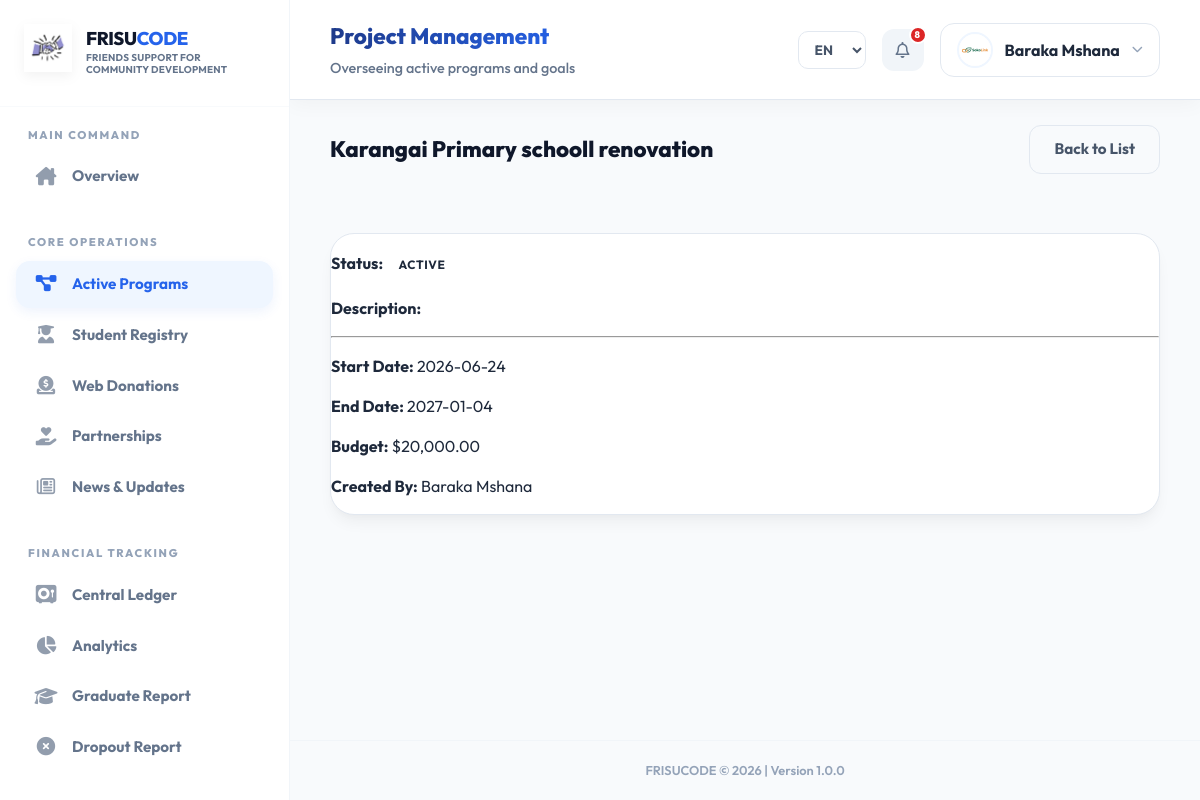
The app's page /system/projects/view.php?id=2 (signed in) with its own data.
### tables this page shows
CREATE TABLE `users` (
  `id` int(11) NOT NULL,
  `full_name` varchar(100) NOT NULL,
  `email` varchar(100) NOT NULL,
  `profile_picture` varchar(255) DEFAULT NULL,
  `phone` varchar(30) DEFAULT NULL,
  `address` text DEFAULT NULL,
  `password` varchar(255) NOT NULL,
  `role` enum('super_admin','director','project_manager','finance','me_officer','field_officer','donor','guest') NOT NULL DEFAULT 'guest',
  `status` enum('active','inactive') DEFAULT 'active',
  `preferred_language` enum('en','sw','de','fr','es') DEFAULT 'en',
  `last_login` datetime DEFAULT NULL,
  `created_at` timestamp NOT NULL DEFAULT current_timestamp(),
  `updated_at` timestamp NOT NULL DEFAULT current_timestamp() ON UPDATE current_timestamp()
);

CREATE TABLE `projects` (
  `id` int(11) NOT NULL,
  `title` varchar(200) NOT NULL,
  `description` text DEFAULT NULL,
  `start_date` date DEFAULT NULL,
  `end_date` date DEFAULT NULL,
  `budget` decimal(15,2) DEFAULT 0.00,
  `status` enum('planning','active','completed','cancelled') DEFAULT 'planning',
  `created_by` int(11) DEFAULT NULL,
  `created_at` timestamp NOT NULL DEFAULT current_timestamp(),
  `updated_at` timestamp NOT NULL DEFAULT current_timestamp() ON UPDATE current_timestamp()
);

### system/projects/view.php (the view, shortened to what this page needs)
<?php
require_once __DIR__ . '/../auth/auth_check.php';
require_once __DIR__ . '/../config/db.php';
$id = $_GET['id'] ?? null;
$stmt = $pdo->prepare("SELECT p.*, u.full_name as created_by_name FROM projects p LEFT JOIN users u ON p.created_by = u.id WHERE p.id = ?");
$stmt->execute([$id]);
$project = $stmt->fetch();
?>
<!DOCTYPE html>
<html lang="<?= htmlspecialchars($lang ?? 'en') ?>">
<head>
    <link rel="stylesheet" href="../../assets/css/system-dashboard.css">
    <link rel="stylesheet" href="https://cdnjs.cloudflare.com/ajax/libs/font-awesome/6.5.1/css/all.min.css">
</head>
<body>
<div class="dashboard-layout">
    <div class="main">
        <?php include __DIR__ . '/../partials/header.php'; ?>
        <div class="page-header">
            <h2><?php echo htmlspecialchars($project['title']); ?></h2>
            <a href="index.php" class="btn-secondary">Back to List</a>
        </div>
        <div class="content-box">
            <div class="project-details">
                <p><strong>Status:</strong> <span class="badge"><?php echo ucfirst($project['status']); ?></span></p>
                <p><strong>Description:</strong></p>
                <hr>
                <p><strong>Start Date:</strong> <?php echo $project['start_date']; ?></p>
                <p><strong>End Date:</strong> <?php echo $project['end_date'] ?: 'Ongoing'; ?></p>
                <p><strong>Budget:</strong> $<?php echo number_format($project['budget'], 2); ?></p>
                <p><strong>Created By:</strong> <?php echo htmlspecialchars($project['created_by_name'] ?? 'Unknown'); ?></p>
            </div>
        </div>
        <?php include __DIR__ . '/../partials/footer.php'; ?>
    </div>
</div>
</body>
</html>

### system/partials/header.php (shortened to what this page needs)
<?php
$current_url = $_SERVER['REQUEST_URI'];
$title_data = ['title' => __('System Module'), 'sub' => __('FRISUCODE Smart Office')];
if (strpos($current_url, '/dashboards/super_admin.php') !== false) {
    $title_data = ['title' => __('Executive Dashboard'), 'sub' => __('Real-time overview of organization impact')];
} elseif (strpos($current_url, '/dashboards/staff.php') !== false) {
    $title_data = ['title' => __('Staff Dashboard'), 'sub' => __('Your workspace and assigned tasks')];
} elseif (strpos($current_url, '/dashboards/project_manager.php') !== false) {
    $title_data = ['title' => __('Project Manager Dashboard'), 'sub' => __('Manage active programs and resources')];
} elseif (strpos($current_url, '/dashboards/donor.php') !== false) {
    $title_data = ['title' => __('Donor Portal'), 'sub' => __('Your impact and contribution overview')];
} elseif (strpos($current_url, '/dashboards/finance.php') !== false) {
    $title_data = ['title' => __('Finance Dashboard'), 'sub' => __('Real-time financial control and oversight')];
} elseif (strpos($current_url, '/projects/') !== false) {
    if (strpos($current_url, 'create.php') !== false) {
        $title_data = ['title' => __('New Program'), 'sub' => __('Initiating a community initiative')];
    } else {
        $title_data = ['title' => __('Project Management'), 'sub' => __('Overseeing active programs and goals')];
    }
} elseif (strpos($current_url, '/beneficiaries/') !== false) {
    if (strpos($current_url, 'create.php') !== false) {
        $title_data = ['title' => __('Student Registration'), 'sub' => __('Adding a new beneficiary to the database')];
    } else {
        $title_data = ['title' => __('Student Registry'), 'sub' => __('Managing sponsored students and progress')];
    }
} elseif (strpos($current_url, '/finance/') !== false) {
    if (strpos($current_url, 'create.php') !== false) {
        $title_data = ['title' => __('New Entry'), 'sub' => __('Recording financial movement in the ledger')];
    } else {
        $title_data = ['title' => __('Financial Ledger'), 'sub' => __('Tracking organizational inflow and outflow')];
    }
} elseif (strpos($current_url, '/donations/') !== false) {
    $title_data = ['title' => __('Public Contributions'), 'sub' => __('Reviewing donations received from the website')];
} elseif (strpos($current_url, '/donors/') !== false) {
    $title_data = ['title' => __('Partner Registry'), 'sub' => __('Managing official sponsors and partner organizations')];
} elseif (strpos($current_url, '/reports/') !== false) {
    $title_data = ['title' => __('Impact Analytics'), 'sub' => __('Data-driven insights and reporting')];
} elseif (strpos($current_url, '/users/') !== false) {
    $title_data = ['title' => __('Staff Directory'), 'sub' => __('Managing system access and personnel roles')];
} elseif (strpos($current_url, '/settings/') !== false) {
    $title_data = ['title' => __('Global Settings'), 'sub' => __('System-wide configurations and branding')];
}
$adminName = $_SESSION['user_name'] ?? 'Admin User';
$lang = $_SESSION['lang'] ?? 'en';
?>
<header class="topbar">
    <div>
        <h1><?= $title_data['title'] ?></h1>
        <p><?= $title_data['sub'] ?></p>
    </div>
    <div class="top-actions">
        <form method="get" class="lang-select">
            <select name="lang" onchange="this.form.submit()">
                <option value="en" <?= ($lang ?? 'en')=='en'?'selected':'' ?>>EN</option>
            </select>
        </form>
        <?php
        $headerNotifs = [];
        if (isset($pdo)) {
            try {
                $stmt = $pdo->query("SELECT id, full_name, registered_at FROM beneficiaries ORDER BY registered_at DESC LIMIT 5");
                while ($row = $stmt->fetch(PDO::FETCH_ASSOC)) {
                    $headerNotifs[] = [
                        'time' => strtotime($row['registered_at'])
                    ];
                }
                $stmt = $pdo->query("SELECT id, title, created_at FROM projects ORDER BY created_at DESC LIMIT 5");
                while ($row = $stmt->fetch(PDO::FETCH_ASSOC)) {
                    $headerNotifs[] = [
                        'time' => strtotime($row['created_at'])
                    ];
                }
            } catch (PDOException $e) {}
        }
        $headerNotifCount = count($headerNotifs);
        ?>
        <a href="/frisucode_ms/system/notifications/index.php" class="icon-btn" title="<?= __('System Notifications') ?>">
            <i class="fa-regular fa-bell"></i>
            <?php if($headerNotifCount > 0): ?>
                <span class="badge"><?= $headerNotifCount ?></span>
            <?php endif; ?>
        </a>
        <div class="profile">
            <div class="profile-trigger">
                <?php
                $sysUserId = $_SESSION['user_id'] ?? null;
                $pPic = null;
                if ($sysUserId && isset($pdo)) {
                    try {
                        $usrStmt = $pdo->prepare("SELECT profile_picture FROM users WHERE id = ?");
                        $usrStmt->execute([$sysUserId]);
                        $pPic = $usrStmt->fetchColumn();
                    } catch(PDOException $e) {}
                }
                if (!empty($pPic)): ?>
                    <img src="<?= htmlspecialchars($pPic) ?>" alt="Profile" style="width: 36px; height: 36px; border-radius: 50%; object-fit: cover; border: 2px solid var(--primary-light);">
                <?php else: ?>
                    <div class="profile-img-circle">
                        <?= strtoupper(substr($adminName, 0, 1)) ?>
                    </div>
                <?php endif; ?>
                <span style="font-weight: 700; color: #1e293b;"><?= htmlspecialchars($adminName) ?></span>
                <i class="fa-solid fa-chevron-down" style="font-size: 0.7rem; color: #94a3b8;"></i>
            </div>
        </div>
    </div>
</header>

### assets/css/system-dashboard.css (style rules this page uses)
* { box-sizing: border-box; font-family: 'Outfit', 'Inter', system-ui, -apple-system, sans-serif; }
:root { --primary: #2563eb; --primary-light: #eff6ff; --primary-dark: #1e4fd8; --success: #16a34a; --warning: #f59e0b; --danger: #dc2626; --bg-main: #f8fafc; --sidebar-bg: #ffffff; --card-shadow: 0 10px 15px -3px rgba(0, 0, 0, 0.05), 0 4px 6px -2px rgba(0, 0, 0, 0.02); --glass-bg: rgba(255, 255, 255, 0.8); --glass-border: rgba(226, 232, 240, 0.5); }
@media (min-width: 769px) { html, body { height: 100vh !important; overflow: hidden !important; margin: 0; padding: 0; } }
body { background: var(--bg-main); color: #1e293b; line-height: 1.5; margin: 0; }
.dashboard-layout { display: flex; height: 100vh; width: 100vw; overflow: hidden; position: fixed; top: 0; left: 0; }
.main { flex: 1; height: 100vh; overflow-y: auto; background: #f8fafc; display: flex; flex-direction: column; }
.topbar { display: flex; align-items: center; justify-content: space-between; padding: 20px 40px; background: rgba(255, 255, 255, 0.95); backdrop-filter: blur(12px); -webkit-backdrop-filter: blur(12px); border-bottom: 1px solid #e2e8f0; box-shadow: 0 4px 20px rgba(0, 0, 0, 0.04); position: sticky; top: 0; z-index: 1000; }
.topbar h1 { font-size: 1.4rem; margin: 0; font-weight: 800; background: linear-gradient(90deg, #1e3a8a, #2563eb); -webkit-background-clip: text; background-clip: text; -webkit-text-fill-color: transparent; }
.topbar p { font-size: 0.9rem; color: #64748b; margin: 4px 0 0; font-weight: 500; }
.top-actions { display: flex; align-items: center; gap: 16px; }
.lang-select select { padding: 8px 12px; border-radius: 10px; border: 1px solid #e2e8f0; background: #fff; font-weight: 700; font-size: 0.85rem; color: #475569; cursor: pointer; transition: 0.2s; }
.icon-btn { width: 42px; height: 42px; display: flex; align-items: center; justify-content: center; border-radius: 12px; background: #f1f5f9; color: #64748b; cursor: pointer; transition: 0.3s; border: 1px solid transparent; text-decoration: none; position: relative; }
.icon-btn .badge { position: absolute; top: -4px; right: -4px; width: 18px; height: 18px; background: #dc2626; color: #fff; border-radius: 50%; font-size: 0.6rem; display: flex; align-items: center; justify-content: center; font-weight: 800; border: 2px solid #fff; padding: 0; }
.profile { position: relative; }
.profile-trigger { display: flex; align-items: center; gap: 12px; cursor: pointer; background: #fff; padding: 8px 16px; border-radius: 14px; border: 1px solid #e2e8f0; transition: 0.3s; }
.page-header { display: flex; align-items: center; justify-content: space-between; padding: 25px 40px; margin-bottom: 10px; }
.page-header h2 { font-family: 'Outfit'; font-weight: 800; font-size: 1.4rem; color: #0f172a; margin: 0; }
.content-box { margin: 24px 40px; background: #fff; border: 1px solid #e2e8f0; border-radius: 24px; box-shadow: var(--card-shadow); overflow: hidden; }
.btn-secondary { background: #f8fafc; color: #475569; padding: 12px 24px; border-radius: 12px; font-weight: 700; text-decoration: none; display: inline-flex; align-items: center; gap: 8px; transition: 0.3s; border: 1px solid #e2e8f0; font-size: 0.95rem; }
.badge { padding: 6px 12px; font-size: 0.75rem; text-transform: uppercase; letter-spacing: 0.05em; border-radius: 10px; font-weight: 700; display: inline-block; }

### records on screen
users: profile_picture (picture)
projects: title "Karangai Primary schooll renovation", status "ACTIVE", start_date "2026-06-24", end_date "2027-01-04", budget "20,000.00", created_by.full_name "Baraka Mshana"

### other values on screen
__('Friends Support for Community Development') "FRIENDS SUPPORT FOR COMMUNITY DEVELOPMENT"
__('Main Command') "MAIN COMMAND"
__('Overview') "Overview"
__('Core Operations') "CORE OPERATIONS"
__('Active Programs') "Active Programs"
__('Student Registry') "Student Registry"
__('Web Donations') "Web Donations"
__('Partnerships') "Partnerships"
__('News & Updates') "News & Updates"
__('Financial Tracking') "FINANCIAL TRACKING"
__('Central Ledger') "Central Ledger"
__('Analytics') "Analytics"
__('Graduate Report') "Graduate Report"
__('Dropout Report') "Dropout Report"
$title_data['title'] "Project Management"
